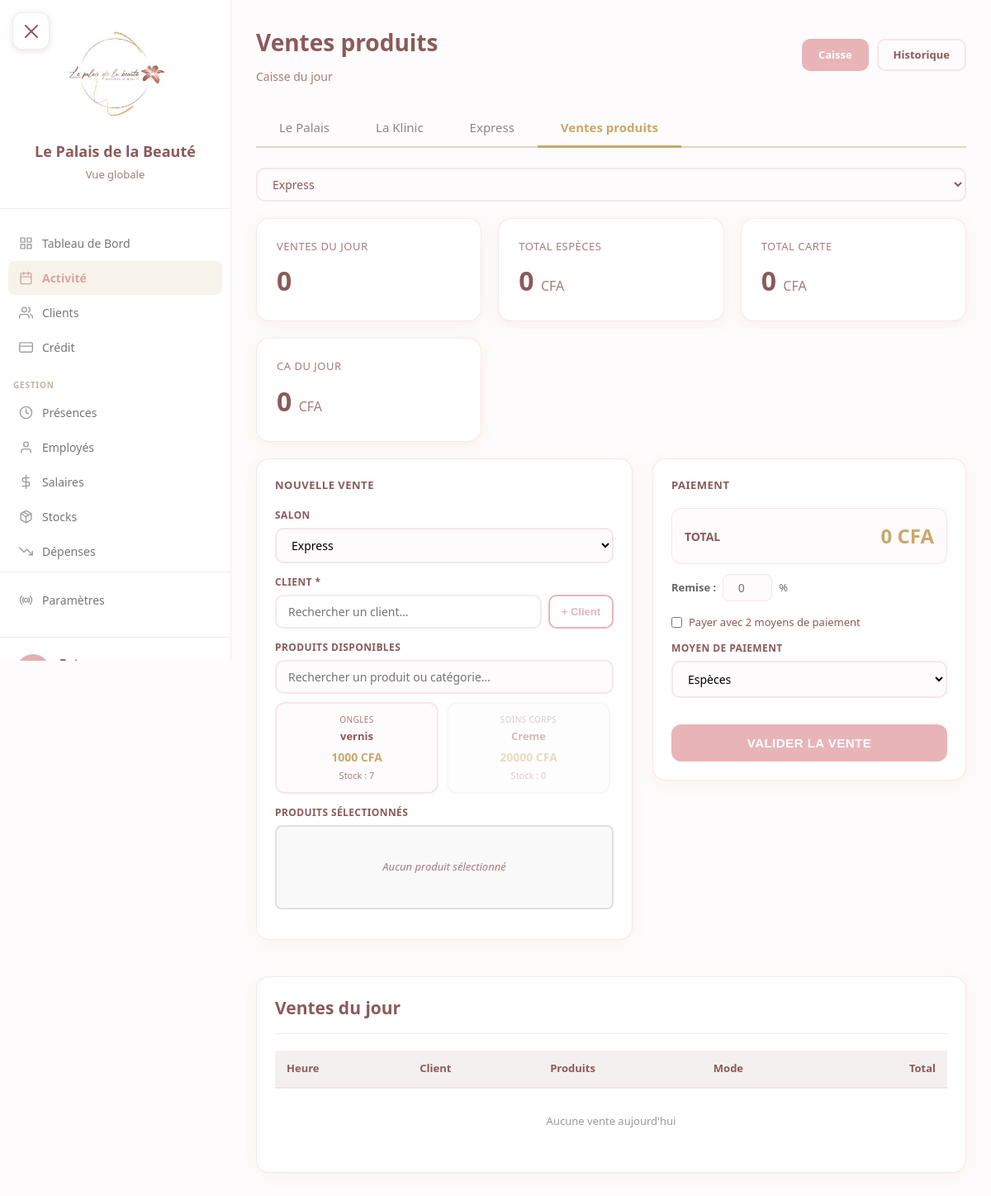
/gestion/ventes/ (signed in), run on an earlier commit of the app's database.
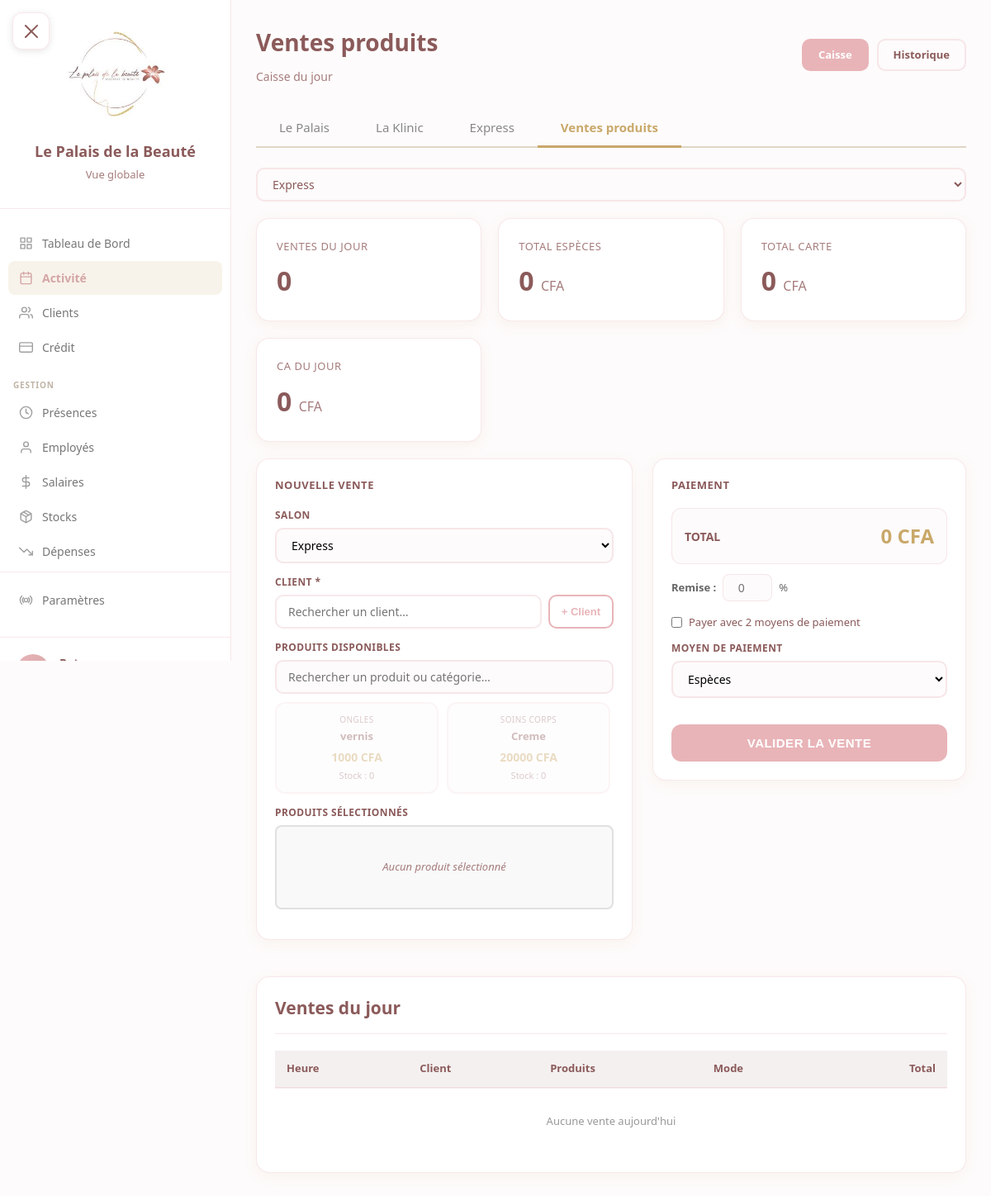
And on a later commit of the database.
### core/models.py (models this page shows, shortened)
class Produit(models.Model):
    nom = models.CharField(max_length=200)
    reference = models.CharField(max_length=100, blank=True, default='')
    categorie = models.ForeignKey(
        CategorieProduit, on_delete=models.PROTECT,
        null=True, blank=True, related_name='produits'
    )
    unite = models.ForeignKey(
        UniteMesure, on_delete=models.PROTECT,
        null=True, blank=True, related_name='produits'
    )
    fournisseur = models.ForeignKey(
        Fournisseur, on_delete=models.SET_NULL,
        null=True, blank=True, related_name='produits'
    )
    prix_achat = models.IntegerField(default=0, validators=[MinValueValidator(0)])
    prix_vente = models.IntegerField(default=0, validators=[MinValueValidator(0)], help_text="0 si non vendu aux clients")
    stock_actuel = models.IntegerField(default=0)
    stock_minimum = models.IntegerField(default=0, validators=[MinValueValidator(0)])
    actif = models.BooleanField(default=True)
    date_creation = models.DateTimeField(auto_now_add=True)
    class Meta:
        verbose_name = "Produit"
        verbose_name_plural = "Produits"
        ordering = ['categorie__nom', 'nom']

class CategorieProduit(models.Model):
    nom = models.CharField(max_length=100, unique=True)
    description = models.TextField(blank=True, null=True)
    class Meta:
        verbose_name = "Catégorie produit"
        verbose_name_plural = "Catégories produits"
        ordering = ['nom']

### gestion/views.py (the view)
# urls.py: path('ventes/', views.ventes_caisse, name='ventes_caisse'),
@login_required
@role_required(['patron', 'manager'])
def ventes_caisse(request):
    from django.db.models import Sum
    utilisateur = request.user.utilisateur
    instituts = Institut.objects.all().order_by('nom')
    if utilisateur.role == 'patron':
        institut_code = request.GET.get('institut', instituts.first().code if instituts.exists() else 'palais')
    else:
        institut_code = utilisateur.institut.code if utilisateur.institut else 'palais'
    institut = Institut.objects.filter(code=institut_code).first()
    produits = Produit.objects.filter(actif=True, prix_vente__gt=0).select_related('unite', 'categorie').order_by('categorie__nom', 'nom')
    clients = Client.objects.filter(actif=True).order_by('nom')
    today = date.today()
    ventes_qs = VenteProduit.objects.filter(institut=institut, date__date=today).select_related('client', 'effectue_par').prefetch_related('lignes__produit').order_by('-date')
    agg = ventes_qs.aggregate(s=Sum('montant_total'))
    ventes_jour = agg['s'] or 0
    nb_ventes = ventes_qs.count()
    total_especes = ventes_qs.filter(mode_paiement='especes').aggregate(s=Sum('montant_total'))['s'] or 0
    total_carte = ventes_qs.filter(mode_paiement='carte').aggregate(s=Sum('montant_total'))['s'] or 0
    return render(request, 'gestion/ventes/caisse.html', {
        'instituts': instituts,
        'institut': institut,
        'institut_code': institut_code,
        'produits': produits,
        'clients': clients,
        'ventes_jour': ventes_jour,
        'nb_ventes': nb_ventes,
        'total_especes': total_especes,
        'total_carte': total_carte,
        'ventes_du_jour': ventes_qs,
        'can_edit': utilisateur.role == 'patron',
    })

### core/models.py (called while the page is built)
    def is_patron(self):
        return self.role == 'patron'

### templates/gestion/ventes/caisse.html (shortened to what the changed rows need)
{% extends 'base.html' %}
{% block content %}
<div class="content-header">
    <div style="display:flex; justify-content:space-between; align-items:center; flex-wrap:wrap; gap:15px;">
        <div>
            <h1 class="page-title">Ventes produits</h1>
        </div>
    </div>
</div>
<div class="vente-container">
    <div class="layout">
        <div class="card" style="padding:22px;">
            <div class="form-group">
                {% if produits %}
                <div class="produits-grid" id="produitGrid">
                    {% for p in produits %}
                    <div class="produit-card {% if p.stock_actuel == 0 %}zero{% endif %}"
                         data-id="{{ p.id }}"
                         data-nom="{{ p.nom }}"
                         data-prix="{{ p.prix_vente }}"
                         data-stock="{{ p.stock_actuel }}"
                         data-cat="{{ p.categorie.nom|default:'' }}"
                         onclick="ajouterAuPanier(this)">
                        <div class="p-cat">{{ p.categorie.nom|default:"—" }}</div>
                        <div class="p-nom">{{ p.nom }}</div>
                        <div class="p-prix">{{ p.prix_vente|floatformat:0 }} CFA</div>
                        <div class="p-stock">Stock : {{ p.stock_actuel }}{% if p.unite %} {{ p.unite.abreviation }}{% endif %}</div>
                    </div>
                    {% endfor %}
                </div>
                {% else %}
                <p style="color:var(--text-light);font-style:italic;font-size:13px;">Aucun produit avec prix de vente défini. Configurez les prix dans <a href="{% url 'gestion:stocks_produits' %}">Stocks</a>.</p>
                {% endif %}
            </div>
        </div>
    </div>
<div class="card" style="margin-top:24px;">
    <div class="card-header">
        <h2>Ventes du jour</h2>
    </div>
    <div style="overflow-x:auto;">
        <table>
            <thead>
                <tr>
                    <th>Heure</th>
                    <th>Client</th>
                    <th>Produits</th>
                    <th>Mode</th>
                    <th style="text-align:right;">Total</th>
                </tr>
            </thead>
        </table>
    </div>
</div>
</div>
{% endblock %}

What changed in the data, as far as the page shows it:
changed Produit "vernis": stock_actuel "7" → "0"
